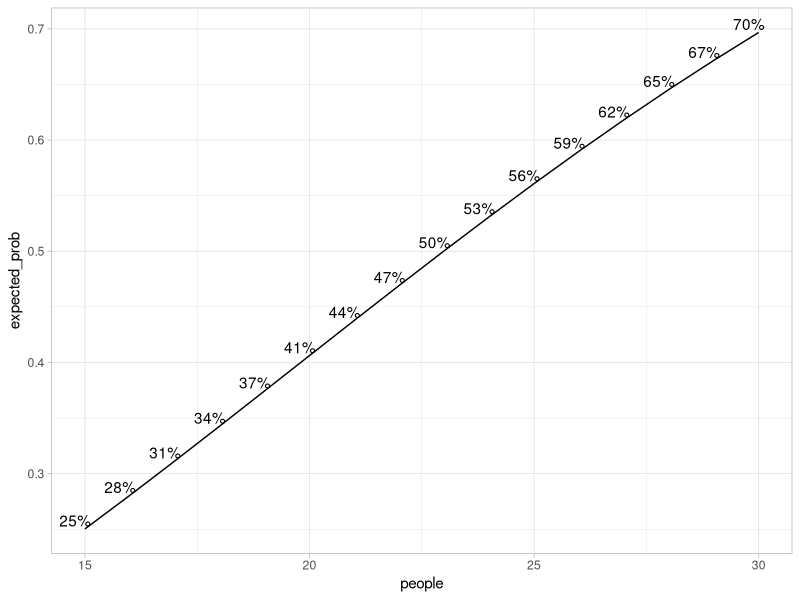

Write R code to recreate this figure.
# clean R workspace beforehand
rm(list = ls())

# load libraries
library(ggplot2)

# create empty dataframe
df <- data.frame(people = rep(0, 367), expected_prob = rep(0, 367))

# compute probabilities
for(people in 1:367) {
  n_pairs       <- choose(people, 2)
  expected_prob <- 1 - (364/365)**n_pairs
  
  # save the result in a dataframe
  df[people, ]  <- c(people, expected_prob)
}

# visualisation
ggplot(df[15:30, ], aes(x = people, y = expected_prob)) +
  geom_line() +
  geom_text(aes(label = sprintf("%1.0f%%", expected_prob*100)),
            vjust = -0.2,
            hjust = 0.8) +
  theme_light()


